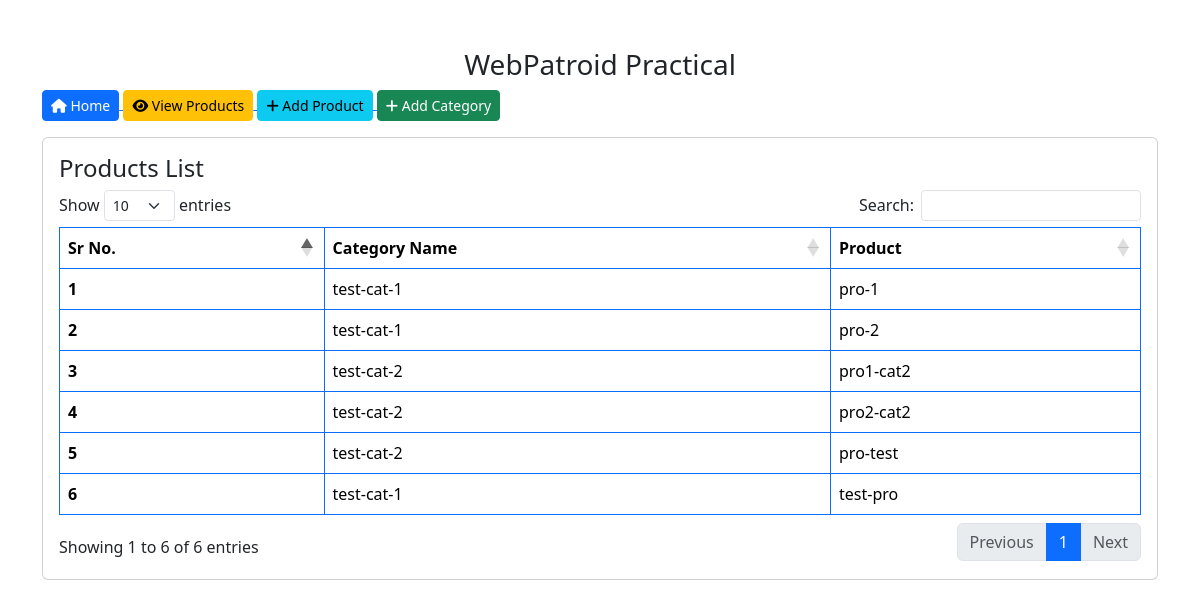
The page /view-products.php on the database its author committed.
### tables this page shows
CREATE TABLE `product` (
  `id` int(11) NOT NULL,
  `product_name` varchar(200) NOT NULL,
  `cat_id` int(11) NOT NULL
);

CREATE TABLE `category` (
  `id` int(11) NOT NULL,
  `cat_name` varchar(500) NOT NULL
);

### view-products.php (the view)
<?php
include("includes/header.php");
?>
<div class="card">
    <div class="card-body">
        <h4 class="card-title">Products List</h4>
        <table class="table table-bordered border-primary" id="showProducts">
            <thead>
                <tr>
                    <th scope="col">Sr No.</th>
                    <th scope="col">Category Name</th>
                    <th scope="col">Product</th>
                </tr>
            </thead>
            <tbody>
                <?php
                $sql = "SELECT c.cat_name, p.product_name FROM product p JOIN category c ON c.id = p.cat_id";
                $stmt = $conn->prepare($sql);
                $stmt->execute();
                $result = $stmt->fetchAll();
                $rowNumber = 1;
                foreach ($result as $row) {
                    echo "<tr>";
                    echo "<th scope='row'>" . $rowNumber . "</th>";
                    echo "<td>" . $row['cat_name'] . "</td>";
                    echo "<td>" . $row['product_name'] . "</td>";
                    echo "</tr>";
                    $rowNumber++;
                }
                ?>
            </tbody>
        </table>
    </div>
</div>
</body>
</html>

### includes/header.php (shortened to what this page needs)
<!DOCTYPE html>
<html lang="en">
<head>
    <link href="https://cdn.jsdelivr.net/npm/bootstrap@5.3.2/dist/css/bootstrap.min.css" rel="stylesheet">
  <link rel="stylesheet" href="https://cdnjs.cloudflare.com/ajax/libs/font-awesome/6.4.2/css/all.min.css" />
 <link href="https://cdn.datatables.net/1.11.5/css/dataTables.bootstrap5.min.css" rel="stylesheet">
</head>
<body>
    <div class="container mt-5">
        <h3 class="text-center">WebPatroid Practical</h3>
       <div class="mb-3">
              <a href="index.php">
  <button class="btn btn-sm btn-primary">
  <i class="fa fa-home" aria-hidden="true"></i>
 Home
</button>
</a>
<a href="view-products.php">
  <button class="btn btn-sm btn-warning">
  <i class="fa fa-eye" aria-hidden="true"></i>
 View Products
</button>
</a>
<a href="add-product.php">
  <button class="btn btn-sm btn-info">
  <i class="fa fa-plus" aria-hidden="true"></i>
 Add Product
</button>
</a>
<a href="add-category.php">
  <button class="btn btn-sm btn-success">
  <i class="fa fa-plus" aria-hidden="true"></i>
 Add Category
</button>
</a>
      </div>

### rows shown on the page
product: category.cat_name "test-cat-1", product_name "pro-1"
product: category.cat_name "test-cat-1", product_name "pro-2"
product: category.cat_name "test-cat-2", product_name "pro1-cat2"
product: category.cat_name "test-cat-2", product_name "pro2-cat2"
product: category.cat_name "test-cat-2", product_name "pro-test"
product: category.cat_name "test-cat-1", product_name "test-pro"
